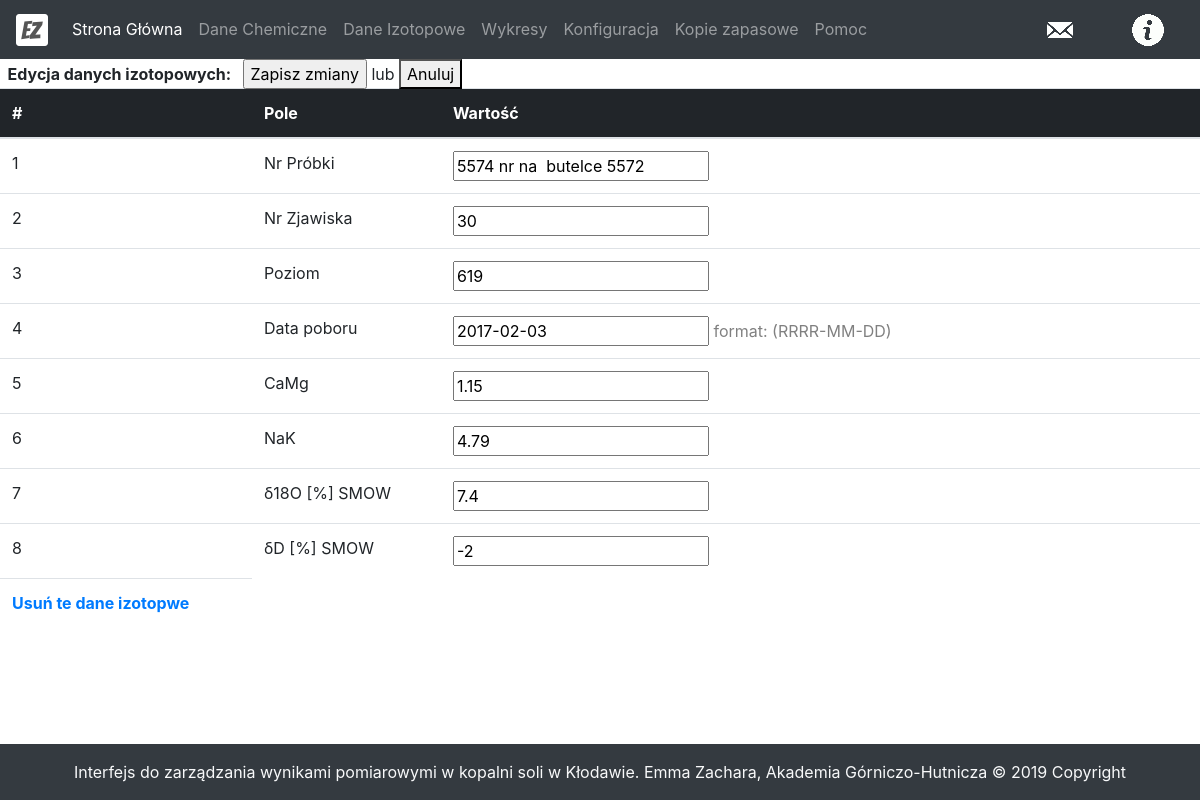
Before: /editIsotope/115 with the older database file.
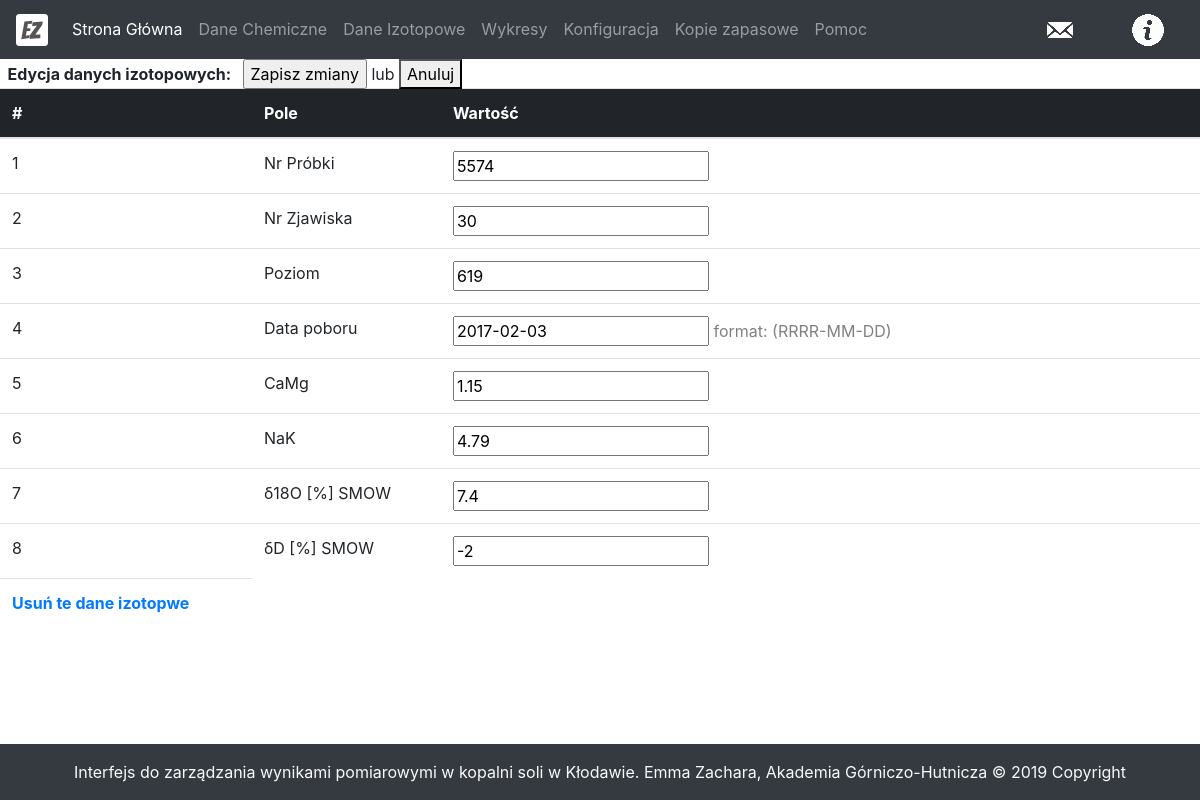
After: the same page with the newer database file.
### tables this page shows
CREATE TABLE izotopy(
 id INTEGER PRIMARY KEY AUTOINCREMENT,
 nr_probki	VARCHAR,
 nr_zjawiska VARCHAR,
 data_poboru VARCHAR,
 camg VARCHAR,
 nak VARCHAR,
 d18o VARCHAR,
 dd VARCHAR
, poziom TEXT);

### main.py (the view)
@app.route('/editIsotope/<int:id>', methods = ['GET', 'POST'])
def editIsotope(id):
    edited = False
    if request.method == 'POST':
        edited = True
        updateIsotope(id, request.form)
    isotope = getIsotope(id)
    isotopes = [isotope]
    convertNulls(isotopes, character='')
    return render_template('editIsotope.html', isotope=isotopes[0], edited=edited)

### dbUtils.py (called while the page is built)
def dict_factory(cursor, row):
    d = OrderedDict()
    for idx, col in enumerate(cursor.description):
        d[col[0]] = row[idx]
    return d

def getIsotope(id):
    conn = sqlite3.connect('data.db')
    cursor = conn.cursor()
    query = 'select * from izotopy where id = {0}'.format(id)
    for row in cursor.execute(query):
        r = row
    isotope = dict_factory(cursor, r)
    conn.close()
    return isotope

def convertNulls(sampleList, character='--'):
    for index, sample in enumerate(sampleList):
        for key, value in sample.items():
            if value==None:
                sampleList[index][key]=character

### templates/editIsotope.html (shortened to what this page needs)
{% extends 'layout.html' %}
{% block body %}
	<div>
		<form method="POST" action="/editIsotope/{{isotope.id}}">
			<table class="table">
				<thead>
					<tr>
						<div>
							<b>&nbsp; Edycja danych izotopowych: &nbsp; </b>
							<input type="submit" value="Zapisz zmiany">&nbsp;lub <b><a href="javascript:history.back()"><button type="button">Anuluj</button></b> &nbsp
						</div>
					</tr>
					<tr>
						<th>#</th>
						<th>Pole</th>
						<th>Wartość</th>
						<th></th>
						<th></th>
						<th></th>
						<th></th>
						<th></th>
						<th></th>
					</tr>
				</thead>
  				<tbody>
  				  <tr>
					  <td>1</td>
					  <td>Nr Próbki</td>
					  <td><input type="text" name="nr_probki" value="{{isotope.nr_probki}}"></td>
					  <td></td>
					  <td></td>
					  <td></td>
					  <td></td>
					  <td></td>
					  <td></td>
  				  </tr>
				  <tr>
					  <td>2</td>
					  <td>Nr Zjawiska</td>
					  <td><input type="text" name="nr_zjawiska" value="{{isotope.nr_zjawiska}}"></td>
					  <td></td>
					  <td></td>
					  <td></td>
					  <td></td>
					  <td></td>
					  <td></td>
  				  </tr>
				  <tr>
					  <td>3</td>
					  <td>Poziom</td>
					  <td><input type="text" name="poziom" value="{{isotope.poziom}}"></td>
					  <td></td>
					  <td></td>
					  <td></td>
					  <td></td>
					  <td></td>
					  <td></td>
  				  </tr>
				  <tr>
					  <td>4</td>
					  <td>Data poboru</td>
					  <td><input type="text" name="data_poboru" value="{{isotope.data_poboru}}"> <font color="grey">format: (RRRR-MM-DD)</font></td>
					  <td></td>
					  <td></td>
					  <td></td>
					  <td></td>
					  <td></td>
					  <td></td>
  				  </tr>
				  <tr>
					  <td>5</td>
					  <td>CaMg</td>
					  <td><input type="text" name="camg" value="{{isotope.camg}}"></td>
					  <td></td>
					  <td></td>
					  <td></td>
					  <td></td>
					  <td></td>
					  <td></td>
  				  </tr>
				  <tr>
					  <td>6</td>
					  <td>NaK</td>
					  <td><input type="text" name="nak" value="{{isotope.nak}}"></td>
					  <td></td>
					  <td></td>
					  <td></td>
					  <td></td>
					  <td></td>
					  <td></td>
  				  </tr>
				  <tr>
					  <td>7</td>
					  <td>δ18O [%] SMOW</td>
					  <td><input type="text" name="d18o" value="{{isotope.d18o}}"></td>
					  <td></td>
					  <td></td>
					  <td></td>
					  <td></td>
					  <td></td>
					  <td></td>
  				  </tr>
				  <tr>
					  <td>8</td>
					  <td>δD [%] SMOW</td>
					  <td><input type="text" name="dd" value="{{isotope.dd}}"></td>
					  <td></td>
					  <td></td>
					  <td></td>
					  <td></td>
					  <td></td>
					  <td></td>
  				  </tr>
				  <tr>
					  <td><b><a href="/deleteIsotope/{{isotope.id}}">Usuń te dane izotopwe</a></b></td>
				  </tr>
				</tbody>
			</table>
		</form>
	</div>
{% endblock %}

Changed rows visible on the page:
changed izotopy: nr_probki "5574 nr na butelce 5572" → "5574"
